Frame 1 (no input): blank canvas, image omitted
Frame 60 (no input): blank canvas, image omitted
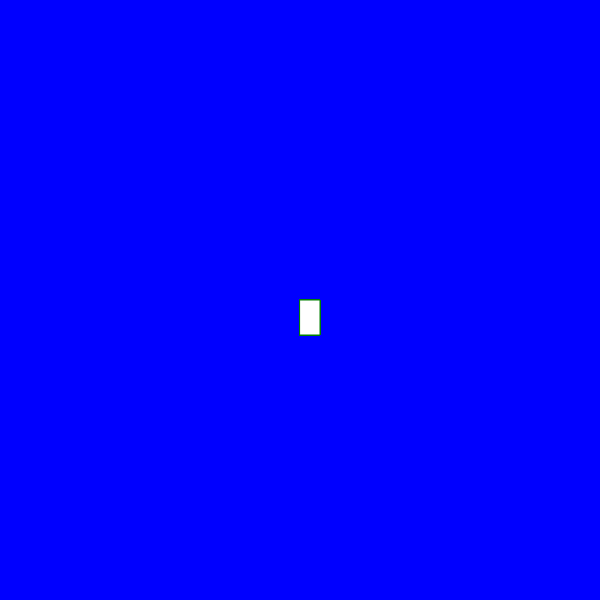
Frame 120 (the mouse pressed at the canvas centre since frame 60)

The p5.js sketch whose frames 1 and 60 were blank and that drew this single picture after the mouse press (run headless with seeded random() and noise() and a simulated clock; from frame 60 on, the mouse is pressed at the canvas centre):

// p5.js sketch
// ── sketch.js
function setup() {
    createCanvas(600, 600);
  background("blue");
  }
  
  function draw() {
    stroke("green");
    fill("white");
  
    if (mouseIsPressed){
      rect(mouseX, mouseY, 20, 35);
    }
    
  }
